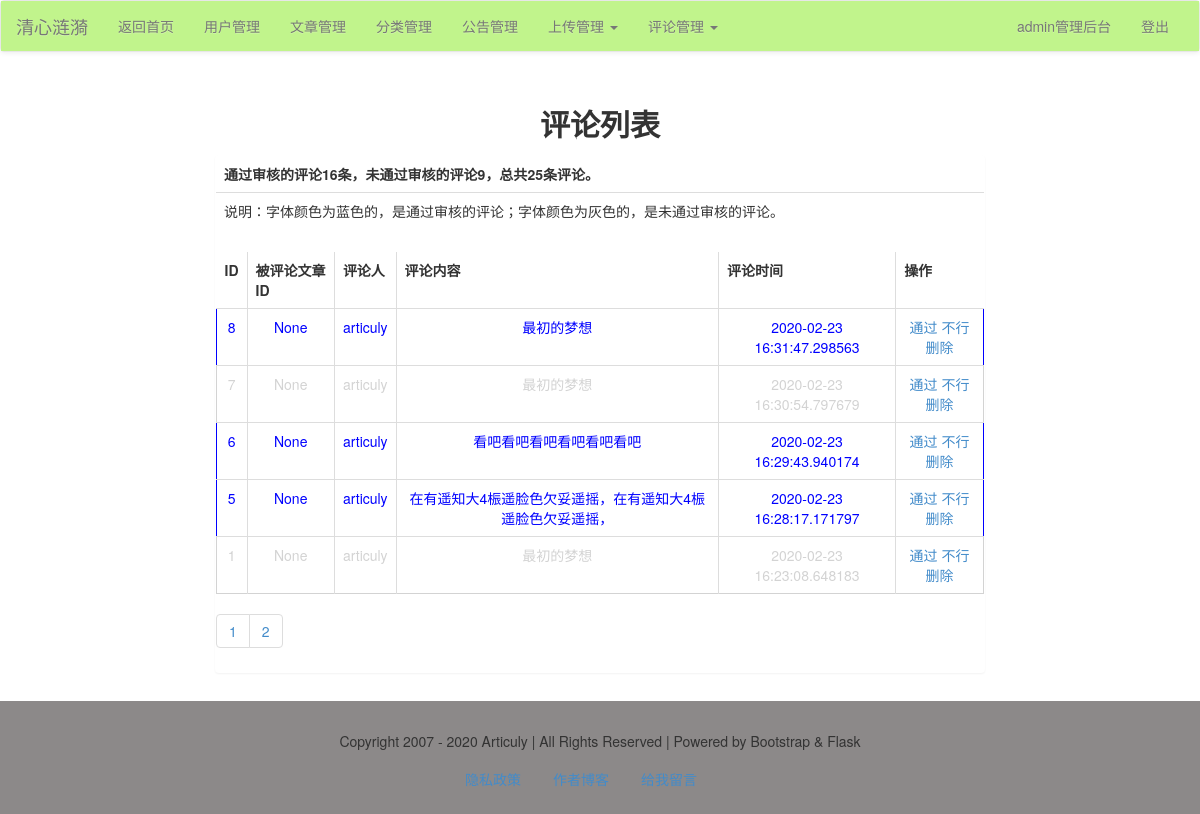
Screenshot of /admin/comment/list/2 (signed in) with the database file from the repository.
### models.py (models this page shows)
class Comment(db.Model):
    id = db.Column(db.Integer, primary_key=True)
    audited = db.Column(db.Integer)
    article_id = db.Column(db.Integer, db.ForeignKey('article.id'))
    author = db.Column(db.String, db.ForeignKey('user.username'))
    time = db.Column(db.DateTime, default=datetime.now)
    content = db.Column(db.String)

### admin/comment.py (the view)
@admin_app.route("/comment/list/<int:page>", methods=['get', 'post'])
@admin_app.route("/comment/list/", defaults={'page': 1}, methods=['get', 'post'])
def comment_list(page):
    res = Comment.query.filter(Comment.audited != None).order_by(Comment.time.desc()).paginate(page, 20)
    audited_comment = Comment.query.filter(Comment.audited == 1).count()
    failed_comment = Comment.query.filter(Comment.audited == 2).count()
    comments = res.items
    pageList = res.iter_pages()
    total = res.total
    pages = res.pages
    return render_template("admin/comment/comment_list.html", comments=comments, pageList=pageList, total=total,
                           pages=pages, audited_comment=audited_comment, failed_comment=failed_comment)

### admin/admin_app.py (called while the page is built)
@admin_app.before_request
@login_required
def is_admin():
    print(session['user'])
    if session['user'] != 'admin':
        print('user is someone else.')
        return redirect(url_for('login'))

### app.py (called while the page is built)
@app.context_processor
def account():
    username = session.get('user')
    return {'username': username}

@app.context_processor
def getCateList():
    cates = Category.query.all()
    return {'cates': cates}

### libs.py (called while the page is built)
def login_required(func):
    @wraps(func)
    def decorator_nest(*args, **kwargs):
        if not 'user' in session:
            return redirect(url_for('login'))
        else:
            print(func)
            return func(*args, **kwargs)
    return decorator_nest

### templates/admin/comment/comment_list.html (shortened to what this page needs)
{% extends "admin/admin_base.html" %}
{% block content %}
    <div class="container-fluid">
        <div class="row">
            <div class="main col-lg-8 col-lg-offset-2 col-md-10 col-md-offset-1 col-sm-12 col-xs-12">
                <h2 class="text-center"><b>评论列表</b></h2>
                <div class="panel">
                    <table class="table">
                        <tr>
                            <td><b>通过审核的评论{{ audited_comment }}条，未通过审核的评论{{ failed_comment }}，总共{{ total }}条评论。</b></td>
                        </tr>
                        <tr>
                            <td>说明：字体颜色为蓝色的，是通过审核的评论；字体颜色为灰色的，是未通过审核的评论。</td>
                        </tr>
                    </table>
                    <table class="table table-bordered">
                        <tr>
                            <th>ID</th>
                            <th>被评论文章ID</th>
                            <th>评论人</th>
                            <th>评论内容</th>
                            <th>评论时间</th>
                            <th>操作</th>
                        </tr>
                        {% for comment in comments %}
                            <tr id="comment_{{ comment.id }}" class="text-center">
                                <td>{{ comment.id }}</td>
                                <td>{{ comment.article_id }}</td>
                                <td>{{ comment.author }}</td>
                                <td>{{ comment.content }}</td>
                                <td>{{ comment.time }}</td>
                                <td>
                                    <a href="javascript:audited({{ comment.id }})">通过</a>
                                    <a href="javascript:failed({{ comment.id }})">不行</a>
                                    <a href="javascript:delComment({{ comment.id }})">删除</a>
                                </td>
                            </tr>
                        {% endfor %}
                    </table>
                    <ul class="pagination">
                        {% for page in pageList %}
                            {% if page!=None %}
                                <li><a href="{{ url_for("admin_app.comment_list", page=page) }}">{{ page }}</a></li>
                            {% else %}
                                <li><a href="#">...</a></li>
                            {% endif %}
                        {% endfor %}
                    </ul>
                </div>
            </div>
        </div>
    </div>
{% endblock %}

### rows the page displays
Comment: id "8", article_id "None", author "articuly", content "最初的梦想", time "2020-02-23 16:31:47.298563"
Comment: id "7", article_id "None", author "articuly", content "最初的梦想", time "2020-02-23 16:30:54.797679"
Comment: id "6", article_id "None", author "articuly", content "看吧看吧看吧看吧看吧看吧", time "2020-02-23 16:29:43.940174"
Comment: id "5", article_id "None", author "articuly", content "在有遥知大4桭遥脸色欠妥遥摇，在有遥知大4桭遥脸色欠妥遥摇，", time "2020-02-23 16:28:17.171797"
Comment: id "1", article_id "None", author "articuly", content "最初的梦想", time "2020-02-23 16:23:08.648183"

### other values shown
{{ username }} "admin"
{{ audited_comment }} "16"
{{ failed_comment }} "9"
{{ total }} "25"
{{ page }} "1" "2"
